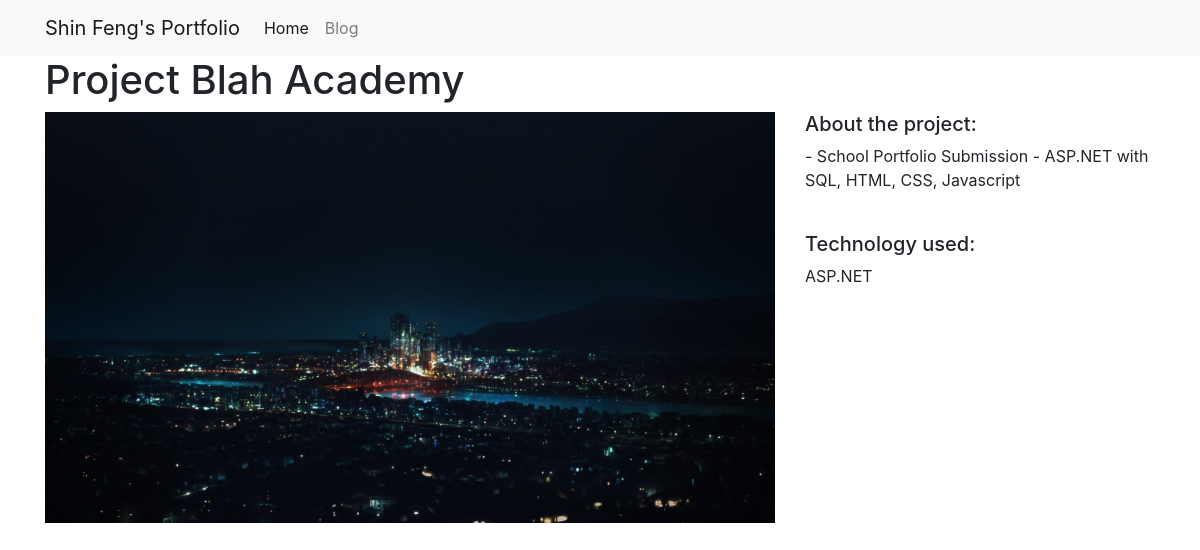
/projects/7/, run on an earlier commit of the app's database.
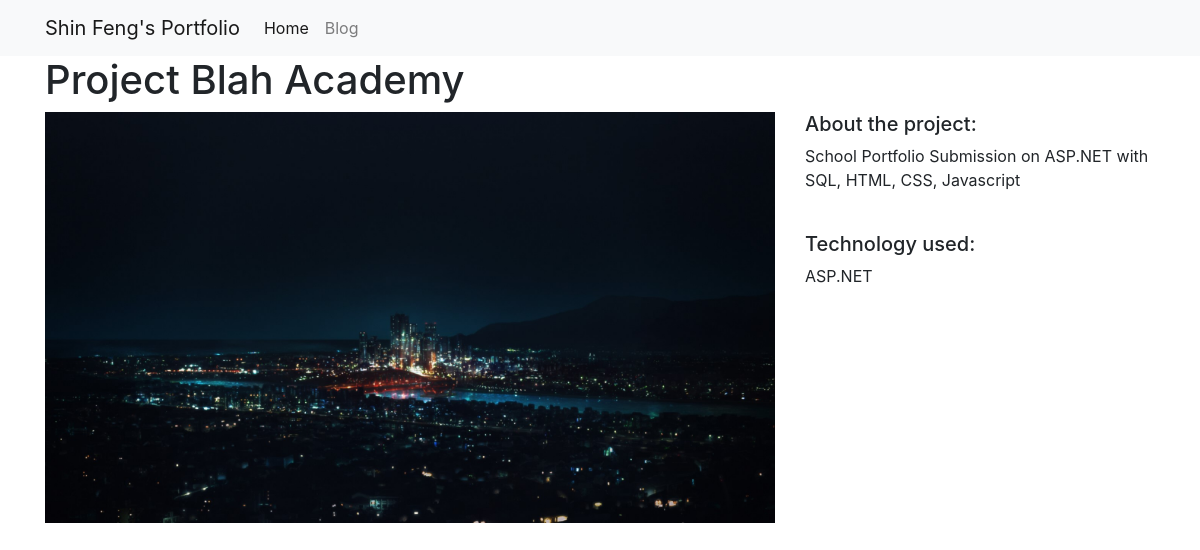
And on a later commit of the database.
### projects/models.py (models this page shows)
class Project(models.Model):
    title = models.CharField(max_length=150)
    description = models.TextField()
    technology = models.CharField(max_length=20)
    image = models.FilePathField(path="projects/static/img/")

### projects/views.py (the view)
# urls.py: path("<int:pk>/", views.project_detail, name="project_detail"),
def project_detail(request, pk):
    project = Project.objects.get(pk=pk)
    context = {
        'project': project
    }
    return render(request, 'project_detail.html', context)

### projects/templates/project_detail.html
{% extends "base.html" %}
{% load static %}
{% block page_content %}
<h1>{{ project.title }}</h1>
<div class="row">
    <div class="col-md-8">
        <img src="{% static project.image %}" alt="" width="100%">
    </div>
    <div class="col-md-4">
        <h5>About the project:</h5>
        <p>{{ project.description }}</p>
        <br>
        <h5>Technology used:</h5>
        <p>{{ project.technology }}</p>
    </div>
</div>
{% endblock %}

What changed in the data, as far as the page shows it:
changed Project "Project Blah Academy": description "- School Portfolio Submission - ASP.NET with SQL, HTML, CSS, Javascript" → "School Portfolio Submission on ASP.NET with SQL, HTML, CSS, Javascript"
